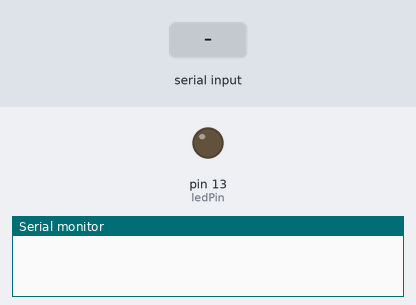
The sketch below on a simulated Arduino Mega 2560, built with avr-gcc and run on an emulated ATmega2560. Shown: output pins drawn as LEDs (lit = HIGH), the last lines printed to the serial monitor. The inputs (shaded band) are chosen by the test bench.

Above: at 1.2 s.
1.3 s: "H" received over the second serial link
At 2.5 s:
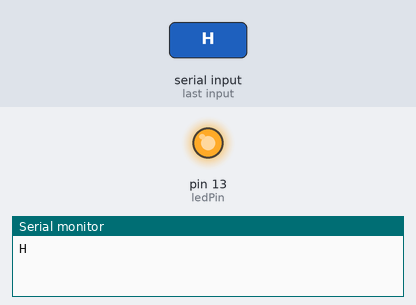
2.8 s: "L" received over the second serial link
At 3.7 s:
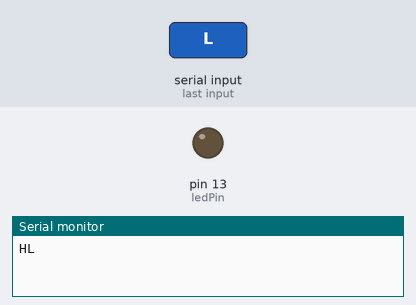
Timing chart, 0 to 5.8 s (numbered marks = the images above; inputs shaded):
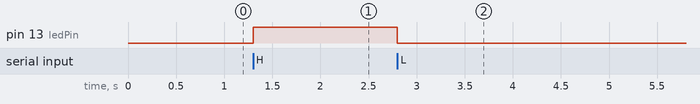

Measured:
- after the input at 1.3 s, pin 13 (ledPin): LOW → HIGH at once
- after the input at 2.8 s, pin 13 (ledPin): HIGH → LOW at once

The sketch:

working_sleep_xbee_coor.ino
```cpp
const int ledPin = 13; // the pin that the LED is attached to
int incomingByte;      // a variable to read incoming serial data into

void setup() {
  // initialize serial communication:
  Serial.begin(9600);
  Serial1.begin(9600);
  // initialize the LED pin as an output:
  pinMode(ledPin, OUTPUT);
}

void loop() {
  // see if there's incoming serial data:
  if (Serial1.available() > 0) {
    // read the oldest byte in the serial buffer:
    incomingByte = Serial1.read();
    // if it's a capital H (ASCII 72), turn on the LED:
    if (incomingByte == 'H') {
      digitalWrite(ledPin, HIGH);
      Serial.print('H');
    }
    // if it's an L (ASCII 76) turn off the LED:
    if (incomingByte == 'L') {
      digitalWrite(ledPin, LOW);
      Serial.print('L');
    }
  }
}
```
